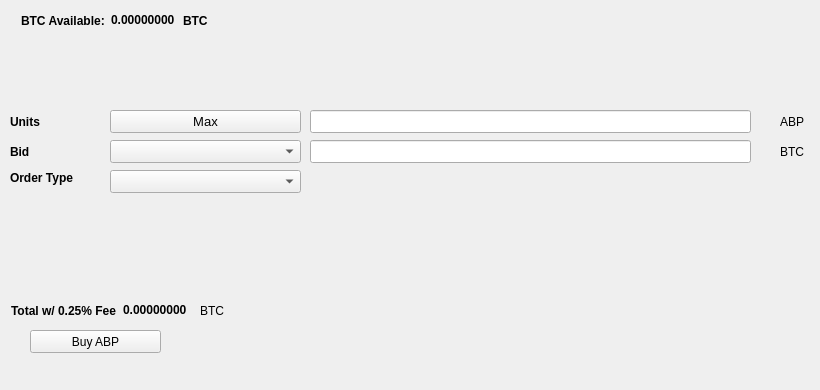
   <widget class="QWidget" name="BuyTab">
    <attribute name="title">
     <string>Buy</string>
    </attribute>
    <widget class="QPushButton" name="BuyABP">
     <property name="geometry">
      <rect>
       <x>30</x>
       <y>330</y>
       <width>131</width>
       <height>23</height>
      </rect>
     </property>
     <property name="text">
      <string>Buy ABP</string>
     </property>
     <property name="icon">
      <iconset resource="../abp.qrc">
       <normaloff>:/icons/bitcoin</normaloff>:/icons/bitcoin</iconset>
     </property>
    </widget>
    <widget class="QLabel" name="label_3">
     <property name="geometry">
      <rect>
       <x>10</x>
       <y>110</y>
       <width>46</width>
       <height>23</height>
      </rect>
     </property>
     <property name="font">
      <font>
       <weight>75</weight>
       <bold>true</bold>
      </font>
     </property>
     <property name="text">
      <string>Units</string>
     </property>
    </widget>
    <widget class="QLineEdit" name="UnitsInput">
     <property name="geometry">
      <rect>
       <x>310</x>
       <y>110</y>
       <width>441</width>
       <height>23</height>
      </rect>
     </property>
     <property name="font">
      <font>
       <pointsize>9</pointsize>
       <weight>75</weight>
       <bold>true</bold>
      </font>
     </property>
    </widget>
    <widget class="QLineEdit" name="BuyBidPriceEdit">
     <property name="geometry">
      <rect>
       <x>310</x>
       <y>140</y>
       <width>441</width>
       <height>23</height>
      </rect>
     </property>
     <property name="font">
      <font>
       <pointsize>9</pointsize>
       <weight>75</weight>
       <bold>true</bold>
      </font>
     </property>
    </widget>
    <widget class="QLabel" name="label_4">
     <property name="geometry">
      <rect>
       <x>780</x>
       <y>110</y>
       <width>31</width>
       <height>23</height>
      </rect>
     </property>
     <property name="text">
      <string>ABP</string>
     </property>
    </widget>
    <widget class="QLabel" name="label_5">
     <property name="geometry">
      <rect>
       <x>780</x>
       <y>140</y>
       <width>31</width>
       <height>23</height>
      </rect>
     </property>
     <property name="text">
      <string>BTC</string>
     </property>
    </widget>
    <widget class="QLabel" name="label_6">
     <property name="geometry">
      <rect>
       <x>10</x>
       <y>140</y>
       <width>46</width>
       <height>23</height>
      </rect>
     </property>
     <property name="font">
      <font>
       <weight>75</weight>
       <bold>true</bold>
      </font>
     </property>
     <property name="text">
      <string>Bid</string>
     </property>
    </widget>
    <widget class="QLabel" name="label_7">
     <property name="geometry">
      <rect>
       <x>10</x>
       <y>170</y>
       <width>91</width>
       <height>16</height>
      </rect>
     </property>
     <property name="font">
      <font>
       <weight>75</weight>
       <bold>true</bold>
      </font>
     </property>
     <property name="text">
      <string>Order Type</string>
     </property>
    </widget>
    <widget class="QPushButton" name="Buy_Max_Amount">
     <property name="geometry">
      <rect>
       <x>110</x>
       <y>110</y>
       <width>191</width>
       <height>23</height>
      </rect>
     </property>
     <property name="font">
      <font>
       <pointsize>10</pointsize>
      </font>
     </property>
     <property name="text">
      <string>Max</string>
     </property>
    </widget>
    <widget class="QComboBox" name="BuyBidcomboBox">
     <property name="geometry">
      <rect>
       <x>110</x>
       <y>140</y>
       <width>191</width>
       <height>23</height>
      </rect>
     </property>
     <property name="font">
      <font>
       <pointsize>10</pointsize>
      </font>
     </property>
    </widget>
    <widget class="QComboBox" name="buyOrdertypeCombo">
     <property name="geometry">
      <rect>
       <x>110</x>
       <y>170</y>
       <width>191</width>
       <height>23</height>
      </rect>
     </property>
     <property name="font">
      <font>
       <pointsize>10</pointsize>
      </font>
     </property>
    </widget>
    <widget class="QWidget" name="layoutWidget1">
     <property name="geometry">
      <rect>
       <x>21</x>
       <y>11</y>
       <width>227</width>
       <height>19</height>
      </rect>
     </property>
     <layout class="QHBoxLayout" name="horizontalLayout_3">
      <item>
       <widget class="QLabel" name="label232">
        <property name="font">
         <font>
          <weight>75</weight>
          <bold>true</bold>
         </font>
        </property>
        <property name="text">
         <string>BTC Available:</string>
        </property>
       </widget>
      </item>
      <item>
       <widget class="QLabel" name="BtcAvailableLbl">
        <property name="palette">
         <palette>
          <active>
           <colorrole role="WindowText">
            <brush brushstyle="SolidPattern">
             <color alpha="255">
              <red>0</red>
              <green>0</green>
              <blue>0</blue>
             </color>
            </brush>
           </colorrole>
           <colorrole role="Button">
            <brush brushstyle="SolidPattern">
             <color alpha="255">
              <red>0</red>
              <green>170</green>
              <blue>0</blue>
             </color>
            </brush>
           </colorrole>
           <colorrole role="Light">
            <brush brushstyle="SolidPattern">
             <color alpha="255">
              <red>0</red>
              <green>255</green>
              <blue>0</blue>
             </color>
            </brush>
           </colorrole>
           <colorrole role="Midlight">
            <brush brushstyle="SolidPattern">
             <color alpha="255">
              <red>0</red>
              <green>212</green>
              <blue>0</blue>
             </color>
            </brush>
           </colorrole>
           <colorrole role="Dark">
            <brush brushstyle="SolidPattern">
             <color alpha="255">
              <red>0</red>
              <green>85</green>
              <blue>0</blue>
             </color>
            </brush>
           </colorrole>
           <colorrole role="Mid">
            <brush brushstyle="SolidPattern">
             <color alpha="255">
              <red>0</red>
              <green>113</green>
              <blue>0</blue>
             </color>
            </brush>
           </colorrole>
           <colorrole role="Text">
            <brush brushstyle="SolidPattern">
             <color alpha="255">
              <red>0</red>
              <green>170</green>
              <blue>0</blue>
             </color>
            </brush>
           </colorrole>
           <colorrole role="BrightText">
            <brush brushstyle="SolidPattern">
             <color alpha="255">
              <red>255</red>
              <green>255</green>
              <blue>255</blue>
             </color>
            </brush>
           </colorrole>
           <colorrole role="ButtonText">
            <brush brushstyle="SolidPattern">
             <color alpha="255">
              <red>0</red>
              <green>0</green>
              <blue>0</blue>
             </color>
            </brush>
           </colorrole>
           <colorrole role="Base">
            <brush brushstyle="SolidPattern">
             <color alpha="255">
              <red>255</red>
              <green>255</green>
              <blue>255</blue>
             </color>
            </brush>
           </colorrole>
           <colorrole role="Window">
            <brush brushstyle="SolidPattern">
             <color alpha="255">
              <red>0</red>
              <green>170</green>
              <blue>0</blue>
             </color>
            </brush>
           </colorrole>
           <colorrole role="Shadow">
            <brush brushstyle="SolidPattern">
             <color alpha="255">
              <red>0</red>
              <green>0</green>
              <blue>0</blue>
             </color>
            </brush>
           </colorrole>
           <colorrole role="AlternateBase">
            <brush brushstyle="SolidPattern">
             <color alpha="255">
              <red>127</red>
              <green>212</green>
              <blue>127</blue>
             </color>
            </brush>
           </colorrole>
           <colorrole role="ToolTipBase">
            <brush brushstyle="SolidPattern">
             <color alpha="255">
              <red>255</red>
              <green>255</green>
              <blue>220</blue>
             </color>
            </brush>
           </colorrole>
           <colorrole role="ToolTipText">
            <brush brushstyle="SolidPattern">
             <color alpha="255">
              <red>0</red>
              <green>0</green>
              <blue>0</blue>
             </color>
            </brush>
           </colorrole>
          </active>
          <inactive>
           <colorrole role="WindowText">
            <brush brushstyle="SolidPattern">
             <color alpha="255">
              <red>0</red>
              <green>0</green>
              <blue>0</blue>
             </color>
            </brush>
           </colorrole>
           <colorrole role="Button">
            <brush brushstyle="SolidPattern">
             <color alpha="255">
              <red>0</red>
              <green>170</green>
              <blue>0</blue>
             </color>
            </brush>
           </colorrole>
           <colorrole role="Light">
            <brush brushstyle="SolidPattern">
             <color alpha="255">
              <red>0</red>
              <green>255</green>
              <blue>0</blue>
             </color>
            </brush>
           </colorrole>
           <colorrole role="Midlight">
            <brush brushstyle="SolidPattern">
             <color alpha="255">
              <red>0</red>
              <green>212</green>
              <blue>0</blue>
             </color>
            </brush>
           </colorrole>
           <colorrole role="Dark">
            <brush brushstyle="SolidPattern">
             <color alpha="255">
              <red>0</red>
              <green>85</green>
              <blue>0</blue>
             </color>
            </brush>
           </colorrole>
           <colorrole role="Mid">
            <brush brushstyle="SolidPattern">
             <color alpha="255">
              <red>0</red>
              <green>113</green>
              <blue>0</blue>
             </color>
            </brush>
           </colorrole>
           <colorrole role="Text">
            <brush brushstyle="SolidPattern">
             <color alpha="255">
              <red>0</red>
              <green>170</green>
              <blue>0</blue>
             </color>
            </brush>
           </colorrole>
           <colorrole role="BrightText">
            <brush brushstyle="SolidPattern">
             <color alpha="255">
              <red>255</red>
              <green>255</green>
              <blue>255</blue>
             </color>
            </brush>
           </colorrole>
           <colorrole role="ButtonText">
            <brush brushstyle="SolidPattern">
             <color alpha="255">
              <red>0</red>
              <green>0</green>
              <blue>0</blue>
             </color>
            </brush>
           </colorrole>
           <colorrole role="Base">
            <brush brushstyle="SolidPattern">
             <color alpha="255">
              <red>255</red>
              <green>255</green>
              <blue>255</blue>
             </color>
            </brush>
           </colorrole>
           <colorrole role="Window">
            <brush brushstyle="SolidPattern">
             <color alpha="255">
              <red>0</red>
              <green>170</green>
              <blue>0</blue>
             </color>
            </brush>
           </colorrole>
           <colorrole role="Shadow">
            <brush brushstyle="SolidPattern">
             <color alpha="255">
              <red>0</red>
              <green>0</green>
              <blue>0</blue>
             </color>
            </brush>
           </colorrole>
           <colorrole role="AlternateBase">
            <brush brushstyle="SolidPattern">
             <color alpha="255">
              <red>127</red>
              <green>212</green>
              <blue>127</blue>
             </color>
            </brush>
           </colorrole>
           <colorrole role="ToolTipBase">
            <brush brushstyle="SolidPattern">
             <color alpha="255">
              <red>255</red>
              <green>255</green>
              <blue>220</blue>
             </color>
            </brush>
           </colorrole>
           <colorrole role="ToolTipText">
            <brush brushstyle="SolidPattern">
             <color alpha="255">
              <red>0</red>
              <green>0</green>
              <blue>0</blue>
             </color>
            </brush>
           </colorrole>
          </inactive>
          <disabled>
           <colorrole role="WindowText">
            <brush brushstyle="SolidPattern">
             <color alpha="255">
              <red>0</red>
              <green>85</green>
              <blue>0</blue>
             </color>
            </brush>
           </colorrole>
           <colorrole role="Button">
            <brush brushstyle="SolidPattern">
             <color alpha="255">
              <red>0</red>
              <green>170</green>
              <blue>0</blue>
             </color>
            </brush>
           </colorrole>
           <colorrole role="Light">
            <brush brushstyle="SolidPattern">
             <color alpha="255">
              <red>0</red>
              <green>255</green>
              <blue>0</blue>
             </color>
            </brush>
           </colorrole>
           <colorrole role="Midlight">
            <brush brushstyle="SolidPattern">
             <color alpha="255">
              <red>0</red>
              <green>212</green>
              <blue>0</blue>
             </color>
            </brush>
           </colorrole>
           <colorrole role="Dark">
            <brush brushstyle="SolidPattern">
             <color alpha="255">
              <red>0</red>
              <green>85</green>
              <blue>0</blue>
             </color>
            </brush>
           </colorrole>
           <colorrole role="Mid">
            <brush brushstyle="SolidPattern">
             <color alpha="255">
              <red>0</red>
              <green>113</green>
              <blue>0</blue>
             </color>
            </brush>
           </colorrole>
           <colorrole role="Text">
            <brush brushstyle="SolidPattern">
             <color alpha="255">
              <red>0</red>
              <green>85</green>
              <blue>0</blue>
             </color>
            </brush>
           </colorrole>
           <colorrole role="BrightText">
            <brush brushstyle="SolidPattern">
             <color alpha="255">
              <red>255</red>
              <green>255</green>
              <blue>255</blue>
             </color>
            </brush>
           </colorrole>
           <colorrole role="ButtonText">
            <brush brushstyle="SolidPattern">
             <color alpha="255">
              <red>0</red>
              <green>85</green>
              <blue>0</blue>
             </color>
            </brush>
           </colorrole>
           <colorrole role="Base">
            <brush brushstyle="SolidPattern">
             <color alpha="255">
              <red>0</red>
              <green>170</green>
              <blue>0</blue>
             </color>
            </brush>
           </colorrole>
           <colorrole role="Window">
            <brush brushstyle="SolidPattern">
             <color alpha="255">
              <red>0</red>
              <green>170</green>
              <blue>0</blue>
             </color>
            </brush>
           </colorrole>
           <colorrole role="Shadow">
            <brush brushstyle="SolidPattern">
             <color alpha="255">
              <red>0</red>
              <green>0</green>
              <blue>0</blue>
             </color>
            </brush>
           </colorrole>
           <colorrole role="AlternateBase">
            <brush brushstyle="SolidPattern">
             <color alpha="255">
              <red>0</red>
              <green>170</green>
              <blue>0</blue>
             </color>
            </brush>
           </colorrole>
           <colorrole role="ToolTipBase">
            <brush brushstyle="SolidPattern">
             <color alpha="255">
              <red>255</red>
              <green>255</green>
              <blue>220</blue>
             </color>
            </brush>
           </colorrole>
           <colorrole role="ToolTipText">
            <brush brushstyle="SolidPattern">
             <color alpha="255">
              <red>0</red>
              <green>0</green>
              <blue>0</blue>
             </color>
            </brush>
           </colorrole>
          </disabled>
         </palette>
        </property>
        <property name="font">
         <font>
          <weight>75</weight>
          <bold>true</bold>
         </font>
        </property>
        <property name="text">
         <string>0.00000000</string>
        </property>
        <property name="textInteractionFlags">
         <set>Qt::LinksAccessibleByMouse|Qt::TextSelectableByKeyboard|Qt::TextSelectableByMouse</set>
        </property>
       </widget>
      </item>
      <item>
       <widget class="QLabel" name="BtcAvailableLbl_2">
        <property name="font">
         <font>
          <weight>75</weight>
          <bold>true</bold>
         </font>
        </property>
        <property name="text">
         <string>BTC</string>
        </property>
       </widget>
      </item>
     </layout>
    </widget>
    <widget class="QWidget" name="layoutWidge2">
     <property name="geometry">
      <rect>
       <x>11</x>
       <y>301</y>
       <width>259</width>
       <height>19</height>
      </rect>
     </property>
     <layout class="QHBoxLayout" name="horizontalLayout_4">
      <item>
       <widget class="QLabel" name="label_9">
        <property name="font">
         <font>
          <weight>75</weight>
          <bold>true</bold>
         </font>
        </property>
        <property name="text">
         <string>Total w/ 0.25% Fee</string>
        </property>
       </widget>
      </item>
      <item>
       <widget class="QLabel" name="BuyCostLabel">
        <property name="palette">
         <palette>
          <active>
           <colorrole role="WindowText">
            <brush brushstyle="SolidPattern">
             <color alpha="255">
              <red>0</red>
              <green>0</green>
              <blue>0</blue>
             </color>
            </brush>
           </colorrole>
           <colorrole role="Button">
            <brush brushstyle="SolidPattern">
             <color alpha="255">
              <red>0</red>
              <green>170</green>
              <blue>0</blue>
             </color>
            </brush>
           </colorrole>
           <colorrole role="Light">
            <brush brushstyle="SolidPattern">
             <color alpha="255">
              <red>0</red>
              <green>255</green>
              <blue>0</blue>
             </color>
            </brush>
           </colorrole>
           <colorrole role="Midlight">
            <brush brushstyle="SolidPattern">
             <color alpha="255">
              <red>0</red>
              <green>212</green>
              <blue>0</blue>
             </color>
            </brush>
           </colorrole>
           <colorrole role="Dark">
            <brush brushstyle="SolidPattern">
             <color alpha="255">
              <red>0</red>
              <green>85</green>
              <blue>0</blue>
             </color>
            </brush>
           </colorrole>
           <colorrole role="Mid">
            <brush brushstyle="SolidPattern">
             <color alpha="255">
              <red>0</red>
              <green>113</green>
              <blue>0</blue>
             </color>
            </brush>
           </colorrole>
           <colorrole role="Text">
            <brush brushstyle="SolidPattern">
             <color alpha="255">
              <red>0</red>
              <green>170</green>
              <blue>0</blue>
             </color>
            </brush>
           </colorrole>
           <colorrole role="BrightText">
            <brush brushstyle="SolidPattern">
             <color alpha="255">
              <red>255</red>
              <green>255</green>
              <blue>255</blue>
             </color>
            </brush>
           </colorrole>
           <colorrole role="ButtonText">
            <brush brushstyle="SolidPattern">
             <color alpha="255">
              <red>0</red>
              <green>0</green>
              <blue>0</blue>
             </color>
            </brush>
           </colorrole>
           <colorrole role="Base">
            <brush brushstyle="SolidPattern">
             <color alpha="255">
              <red>255</red>
              <green>255</green>
              <blue>255</blue>
             </color>
            </brush>
           </colorrole>
           <colorrole role="Window">
            <brush brushstyle="SolidPattern">
             <color alpha="255">
              <red>0</red>
              <green>170</green>
              <blue>0</blue>
             </color>
            </brush>
           </colorrole>
           <colorrole role="Shadow">
            <brush brushstyle="SolidPattern">
             <color alpha="255">
              <red>0</red>
              <green>0</green>
              <blue>0</blue>
             </color>
            </brush>
           </colorrole>
           <colorrole role="AlternateBase">
            <brush brushstyle="SolidPattern">
             <color alpha="255">
              <red>127</red>
              <green>212</green>
              <blue>127</blue>
             </color>
            </brush>
           </colorrole>
           <colorrole role="ToolTipBase">
            <brush brushstyle="SolidPattern">
             <color alpha="255">
              <red>255</red>
              <green>255</green>
              <blue>220</blue>
             </color>
            </brush>
           </colorrole>
           <colorrole role="ToolTipText">
            <brush brushstyle="SolidPattern">
             <color alpha="255">
              <red>0</red>
              <green>0</green>
              <blue>0</blue>
             </color>
            </brush>
           </colorrole>
          </active>
          <inactive>
           <colorrole role="WindowText">
            <brush brushstyle="SolidPattern">
             <color alpha="255">
              <red>0</red>
              <green>0</green>
              <blue>0</blue>
             </color>
            </brush>
           </colorrole>
           <colorrole role="Button">
            <brush brushstyle="SolidPattern">
             <color alpha="255">
              <red>0</red>
              <green>170</green>
              <blue>0</blue>
             </color>
            </brush>
           </colorrole>
           <colorrole role="Light">
            <brush brushstyle="SolidPattern">
             <color alpha="255">
              <red>0</red>
              <green>255</green>
              <blue>0</blue>
             </color>
            </brush>
           </colorrole>
           <colorrole role="Midlight">
            <brush brushstyle="SolidPattern">
             <color alpha="255">
              <red>0</red>
              <green>212</green>
              <blue>0</blue>
             </color>
            </brush>
           </colorrole>
           <colorrole role="Dark">
            <brush brushstyle="SolidPattern">
             <color alpha="255">
              <red>0</red>
              <green>85</green>
              <blue>0</blue>
             </color>
            </brush>
           </colorrole>
           <colorrole role="Mid">
            <brush brushstyle="SolidPattern">
             <color alpha="255">
              <red>0</red>
              <green>113</green>
              <blue>0</blue>
             </color>
            </brush>
           </colorrole>
           <colorrole role="Text">
            <brush brushstyle="SolidPattern">
             <color alpha="255">
              <red>0</red>
              <green>170</green>
              <blue>0</blue>
             </color>
            </brush>
           </colorrole>
           <colorrole role="BrightText">
            <brush brushstyle="SolidPattern">
             <color alpha="255">
              <red>255</red>
              <green>255</green>
              <blue>255</blue>
             </color>
            </brush>
           </colorrole>
           <colorrole role="ButtonText">
            <brush brushstyle="SolidPattern">
             <color alpha="255">
              <red>0</red>
              <green>0</green>
              <blue>0</blue>
             </color>
            </brush>
           </colorrole>
           <colorrole role="Base">
            <brush brushstyle="SolidPattern">
             <color alpha="255">
              <red>255</red>
              <green>255</green>
              <blue>255</blue>
             </color>
            </brush>
           </colorrole>
           <colorrole role="Window">
            <brush brushstyle="SolidPattern">
             <color alpha="255">
              <red>0</red>
              <green>170</green>
              <blue>0</blue>
             </color>
            </brush>
           </colorrole>
           <colorrole role="Shadow">
            <brush brushstyle="SolidPattern">
             <color alpha="255">
              <red>0</red>
              <green>0</green>
              <blue>0</blue>
             </color>
            </brush>
           </colorrole>
           <colorrole role="AlternateBase">
            <brush brushstyle="SolidPattern">
             <color alpha="255">
              <red>127</red>
              <green>212</green>
              <blue>127</blue>
             </color>
            </brush>
           </colorrole>
           <colorrole role="ToolTipBase">
            <brush brushstyle="SolidPattern">
             <color alpha="255">
              <red>255</red>
              <green>255</green>
              <blue>220</blue>
             </color>
            </brush>
           </colorrole>
           <colorrole role="ToolTipText">
            <brush brushstyle="SolidPattern">
             <color alpha="255">
              <red>0</red>
              <green>0</green>
              <blue>0</blue>
             </color>
            </brush>
           </colorrole>
          </inactive>
          <disabled>
           <colorrole role="WindowText">
            <brush brushstyle="SolidPattern">
             <color alpha="255">
              <red>0</red>
              <green>85</green>
              <blue>0</blue>
             </color>
            </brush>
           </colorrole>
           <colorrole role="Button">
            <brush brushstyle="SolidPattern">
             <color alpha="255">
              <red>0</red>
              <green>170</green>
              <blue>0</blue>
             </color>
            </brush>
           </colorrole>
           <colorrole role="Light">
            <brush brushstyle="SolidPattern">
             <color alpha="255">
              <red>0</red>
              <green>255</green>
              <blue>0</blue>
             </color>
            </brush>
           </colorrole>
           <colorrole role="Midlight">
            <brush brushstyle="SolidPattern">
             <color alpha="255">
              <red>0</red>
              <green>212</green>
              <blue>0</blue>
             </color>
            </brush>
           </colorrole>
           <colorrole role="Dark">
            <brush brushstyle="SolidPattern">
             <color alpha="255">
              <red>0</red>
              <green>85</green>
              <blue>0</blue>
             </color>
            </brush>
           </colorrole>
           <colorrole role="Mid">
            <brush brushstyle="SolidPattern">
             <color alpha="255">
              <red>0</red>
              <green>113</green>
              <blue>0</blue>
             </color>
            </brush>
           </colorrole>
           <colorrole role="Text">
            <brush brushstyle="SolidPattern">
             <color alpha="255">
              <red>0</red>
              <green>85</green>
              <blue>0</blue>
             </color>
            </brush>
           </colorrole>
           <colorrole role="BrightText">
            <brush brushstyle="SolidPattern">
             <color alpha="255">
              <red>255</red>
              <green>255</green>
              <blue>255</blue>
             </color>
            </brush>
           </colorrole>
           <colorrole role="ButtonText">
            <brush brushstyle="SolidPattern">
             <color alpha="255">
              <red>0</red>
              <green>85</green>
              <blue>0</blue>
             </color>
            </brush>
           </colorrole>
           <colorrole role="Base">
            <brush brushstyle="SolidPattern">
             <color alpha="255">
              <red>0</red>
              <green>170</green>
              <blue>0</blue>
             </color>
            </brush>
           </colorrole>
           <colorrole role="Window">
            <brush brushstyle="SolidPattern">
             <color alpha="255">
              <red>0</red>
              <green>170</green>
              <blue>0</blue>
             </color>
            </brush>
           </colorrole>
           <colorrole role="Shadow">
            <brush brushstyle="SolidPattern">
             <color alpha="255">
              <red>0</red>
              <green>0</green>
              <blue>0</blue>
             </color>
            </brush>
           </colorrole>
           <colorrole role="AlternateBase">
            <brush brushstyle="SolidPattern">
             <color alpha="255">
              <red>0</red>
              <green>170</green>
              <blue>0</blue>
             </color>
            </brush>
           </colorrole>
           <colorrole role="ToolTipBase">
            <brush brushstyle="SolidPattern">
             <color alpha="255">
              <red>255</red>
              <green>255</green>
              <blue>220</blue>
             </color>
            </brush>
           </colorrole>
           <colorrole role="ToolTipText">
            <brush brushstyle="SolidPattern">
             <color alpha="255">
              <red>0</red>
              <green>0</green>
              <blue>0</blue>
             </color>
            </brush>
           </colorrole>
          </disabled>
         </palette>
        </property>
        <property name="font">
         <font>
          <weight>75</weight>
          <bold>true</bold>
         </font>
        </property>
        <property name="autoFillBackground">
         <bool>false</bool>
        </property>
        <property name="text">
         <string>0.00000000</string>
        </property>
        <property name="textInteractionFlags">
         <set>Qt::LinksAccessibleByMouse|Qt::TextSelectableByMouse</set>
        </property>
       </widget>
      </item>
      <item>
       <widget class="QLabel" name="label_10">
        <property name="font">
         <font>
          <weight>50</weight>
          <bold>false</bold>
         </font>
        </property>
        <property name="text">
         <string>BTC</string>
        </property>
       </widget>
      </item>
     </layout>
    </widget>
    <widget class="QLabel" name="label_24">
     <property name="geometry">
      <rect>
       <x>460</x>
       <y>300</y>
       <width>281</width>
       <height>81</height>
      </rect>
     </property>
     <property name="text">
      <string/>
     </property>
     <property name="pixmap">
      <pixmap>:/images/bittrex</pixmap>
     </property>
    </widget>
   </widget>
